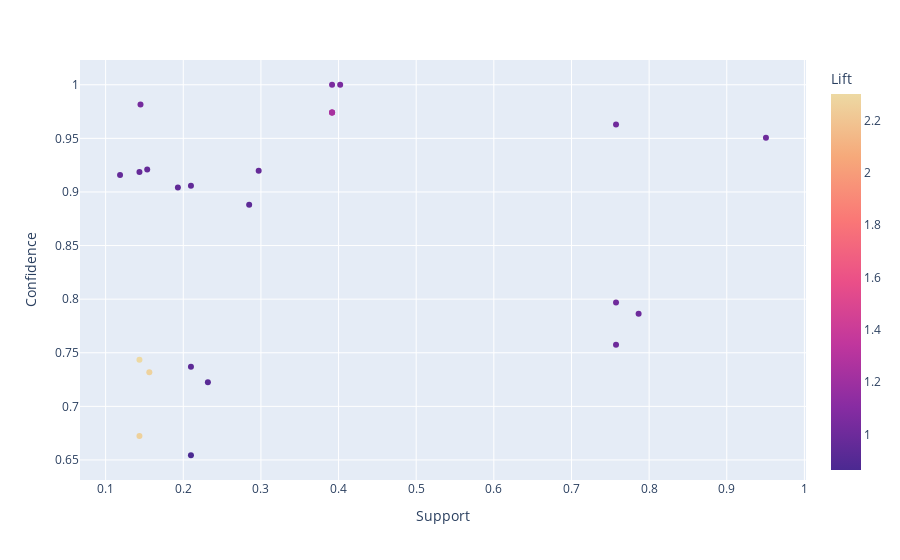

Here is the notebook cell this chart was saved with:
### Code cell
import plotly.express as px

rules_scatter_chart = px.scatter(extracted_titanicData_Rules, 
                                 x = 'Support', 
                                 y = 'Confidence', 
                                 color = 'Lift',
                                 color_continuous_scale= "agsunset",
                                 hover_data = ['Antecedent', 'Consequent']
                                )

rules_scatter_chart.show()

### Figure 1 — Plotly figure (JSON) as saved in the notebook; plotly's stock layout.template omitted (floating-point values rounded to 4 significant figures)
{"data": [{"customdata": [[[], ["Age_Adult"]], [[], ["Sex_Male"]], [["Crew_Member"], ["Age_Adult"]], [["First_class"], ["Age_Adult"]], [["Second_class"], ["Age_Adult"]], [["Sex_Female"], ["Age_Adult"]], [[], ["Age_Adult", "Sex_Male"]], [["Age_Adult"], ["Sex_Male"]], [["Sex_Male"], ["Age_Adult"]], [["Survived"], ["Age_Adult"]], [["Third_class"], ["Age_Adult"]], [["Crew_Member"], ["Sex_Male"]], [["Sex_Female"], ["Survived"]], [["Third_class"], ["Sex_Male"]], [["Crew_Member"], ["Age_Adult", "Sex_Male"]], [["Crew_Member", "Age_Adult"], ["Sex_Male"]], [["Crew_Member", "Sex_Male"], ["Age_Adult"]], [["Sex_Female"], ["Survived", "Age_Adult"]], [["Sex_Female", "Age_Adult"], ["Survived"]], [["Sex_Female", "Survived"], ["Age_Adult"]], [["Survived", "Sex_Male"], ["Age_Adult"]], [["Third_class"], ["Age_Adult", "Sex_Male"]], [["Third_class", "Age_Adult"], ["Sex_Male"]], [["Third_class", "Sex_Male"], ["Age_Adult"]]], "hovertemplate": "Support=%{x}<br>Confidence=%{y}<br>Antecedent=%{customdata[0]}<br>Consequent=%{customdata[1]}<br>Lift=%{marker.color}<extra></extra>", "legendgroup": "", "marker": {"color": [1, 1, 1.052, 1.033, 0.9635, 0.9514, 1, 1.013, 1.013, 0.9678, 0.9344, 1.238, 2.266, 0.9185, 1.286, 1.238, 1.052, 2.263, 2.302, 0.9665, 0.969, 0.864, 0.9369, 0.9531], "coloraxis": "coloraxis", "symbol": "circle"}, "mode": "markers", "name": "", "orientation": "v", "showlegend": false, "type": "scatter", "x": [0.9505, 0.7865, 0.4021, 0.1449, 0.1186, 0.1931, 0.7574, 0.7574, 0.7574, 0.2971, 0.2849, 0.3916, 0.1563, 0.2317, 0.3916, 0.3916, 0.3916, 0.1436, 0.1436, 0.1436, 0.1536, 0.2099, 0.2099, 0.2099], "xaxis": "x", "y": [0.9505, 0.7865, 1, 0.9815, 0.9158, 0.9043, 0.7574, 0.7968, 0.963, 0.9198, 0.8881, 0.974, 0.7319, 0.7224, 0.974, 0.974, 1, 0.6723, 0.7435, 0.9186, 0.921, 0.6544, 0.7368, 0.9059], "yaxis": "y"}], "layout": {"coloraxis": {"colorbar": {"title": {"text": "Lift"}}, "colorscale": [[0, "rgb(75, 41, 145)"], [0.1667, "rgb(135, 44, 162)"], [0.3333, "rgb(192, 54, 157)"], [0.5, "rgb(234, 79, 136)"], [0.6667, "rgb(250, 120, 118)"], [0.8333, "rgb(246, 169, 122)"], [1, "rgb(237, 217, 163)"]]}, "legend": {"tracegroupgap": 0}, "margin": {"t": 60}, "xaxis": {"anchor": "y", "domain": [0, 1], "title": {"text": "Support"}}, "yaxis": {"anchor": "x", "domain": [0, 1], "title": {"text": "Confidence"}}}}
